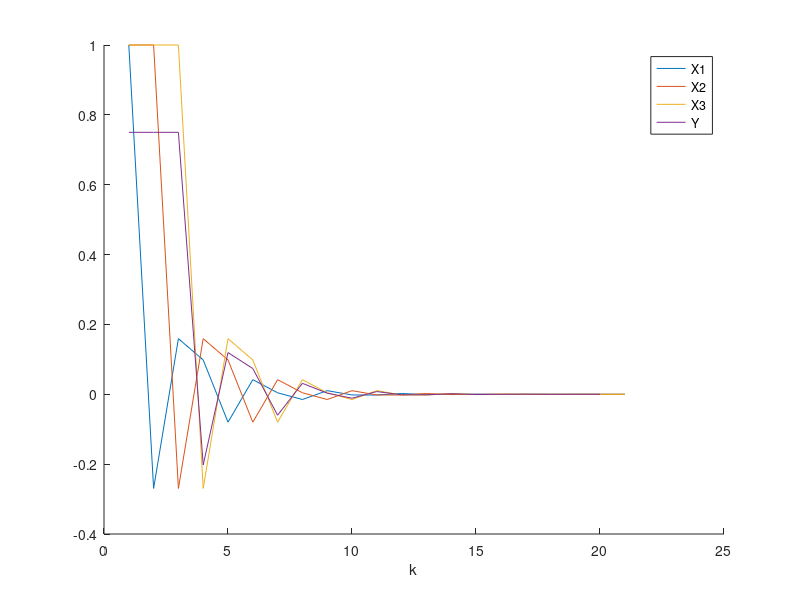

Here is the MATLAB script that generated this plot:
%% Define Model

A = [1.5 1.75 1.3
    1 0 0;
    0 1 0;
    ];

B = [1;
    0;
    0;
    ];

C = [0 0 0.75];

X = zeros(3,20);
X(1,1) = 1;
X(2,1) = 1;
X(3,1) = 1;

Y = zeros(1,20);

Q = 1*eye(3);
R = 1;

sys = ss(A,B,C,[], 1);

%% LQR

K = lqr(sys, Q, R);

for k = 1:20
    X(:,k+1) = A*X(:,k) + B*(-1)*K*X(:,k);    

    y(k) = C*X(:,k);
end

figure
hold on
plot(X(1,:))
plot(X(2,:))
plot(X(3,:))
plot(y)
legend('X1', 'X2', 'X3', 'Y')
xlabel('k')


